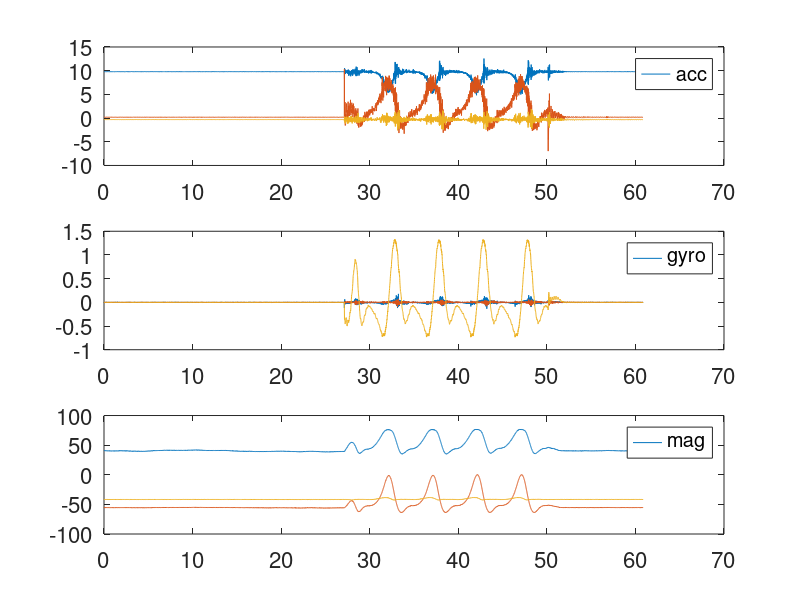

This figure's MATLAB source: (Note: this script raises an error after producing the figure.)
function AHRS_compare_rot2()

%%
% This function is used to compare the performance of orientation
% estimation using ESKF, GD, and MKMCKF-OE.
%
% The raw data is sampled at gait frequency f=0.2hz with 
% magnetic disturbance.
%%

clear all
%% add path
addpath('MKMCKF-OE');
addpath('ESKF');
addpath('madgwick_algorithm_matlab');
addpath('data100hz');
addpath('madgwick_algorithm_matlab/quaternion_library');

%% load the data
load('gait_02_100hz.mat');
IMU=gait;

%
Accelerometer=IMU.Acceleration;
Gyroscope=IMU.Gyroscope;
fs=IMU.fs;
Magnetic=IMU.Magnetic;

len=length(Accelerometer);
% 
for i=1:len
Accelerometer_norm(i)= norm(Accelerometer(i,:)); 
Magnetic_norm(i)= norm(Magnetic(i,:)); 
end

% plot the raw data
t=0:1/fs:1/fs*(length(Accelerometer)-1);
time=[t;t;t];
time=time';
figure
x1=subplot(3,1,1);
plot(time,Accelerometer)
legend('acc')
set(gca,'FontSize',16)
x2=subplot(3,1,2);
plot(time,Gyroscope)
legend('gyro')
set(gca,'FontSize',16)
x3=subplot(3,1,3);
plot(time,Magnetic)
legend('mag')
set(gca,'FontSize',16)
linkaxes([x1,x2,x3],'x')


%% GD method

AHRS = MadgwickAHRS('SamplePeriod', 1/fs, 'Beta', 0.1);

time=0:1/fs:1/fs*(len-1);
quat = zeros(length(time), 4);
for t = 1:length(time)
    AHRS.Update(Gyroscope(t,:), Accelerometer(t,:), Magnetic(t,:));	% gyroscope units must be radians
    quat(t, :) = AHRS.Quaternion;
end

% Plot algorithm output as Euler angles
for i=1:length(quat)
Quat(i)=quaternion(quat(i,1),quat(i,2),quat(i,3),quat(i,4));
end

euler=eulerd(Quat,'ZXY','frame');



%% ahrs
ahrs=orientation_estimation_ahrs_fun(Accelerometer,Gyroscope,Magnetic,fs);
euler_ahrs=eulerd(ahrs.Quat,'ZXY','frame');


%% mkmc ahrs


sigma_1=1.6188;
sigma_2=0.4234;

sigma1=2*sigma_1*sigma_1;
sigma2=2*sigma_2*sigma_2;
xigma_x=[10^8 10^8 10^8 10^8 10^8 10^8 sigma1 sigma1 sigma1 sigma2 sigma2 sigma2]; 
xigma_y=[10^8 10^8 10^8 10^8 10^8 10^8];
mkmc_ahrs=orientation_estimation_ahrs_mkmc_fun_(Accelerometer,Gyroscope,Magnetic,fs,xigma_x,xigma_y);
euler_mkmc_ahrs=eulerd(mkmc_ahrs.Quat,'ZXY','frame');




figure
x1=subplot(3,1,1);
plot(time,euler(:,1),'blue',time,euler_ahrs(:,1),'red',time,euler_mkmc_ahrs(:,1),'black')
legend('GD Yaw','AHRS Yaw','MKMC Yaw')
set(gca,'FontSize',12)
x2=subplot(3,1,2);
plot(time,euler(:,2),'blue',time,euler_ahrs(:,2),'red',time,euler_mkmc_ahrs(:,2),'black')
legend('GD Roll','AHRS Roll','MKMC Roll')
set(gca,'FontSize',12)
x3=subplot(3,1,3);
plot(time,euler(:,3),'blue',time,euler_ahrs(:,3),'red',time,euler_mkmc_ahrs(:,3),'black')
legend('GD Pitch','AHRS Pitch','MKMC Pitch')
set(gca,'FontSize',12)
linkaxes([x1,x2,x3],'x')





end